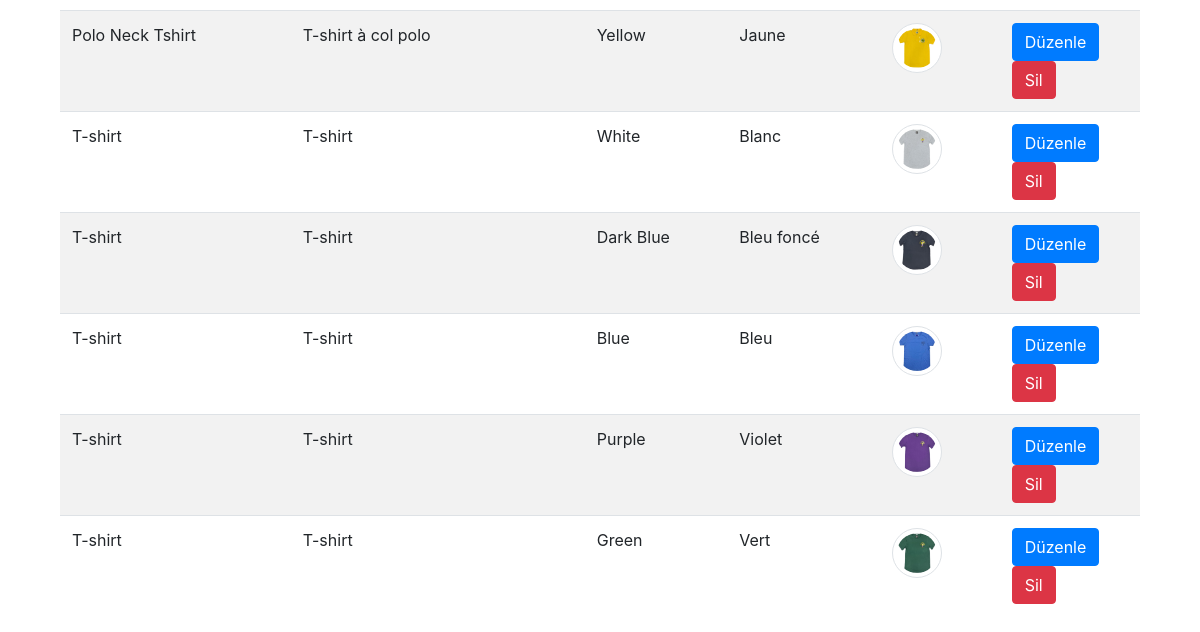
Page /admin-home/ (signed in, lower part) on the earlier database version.
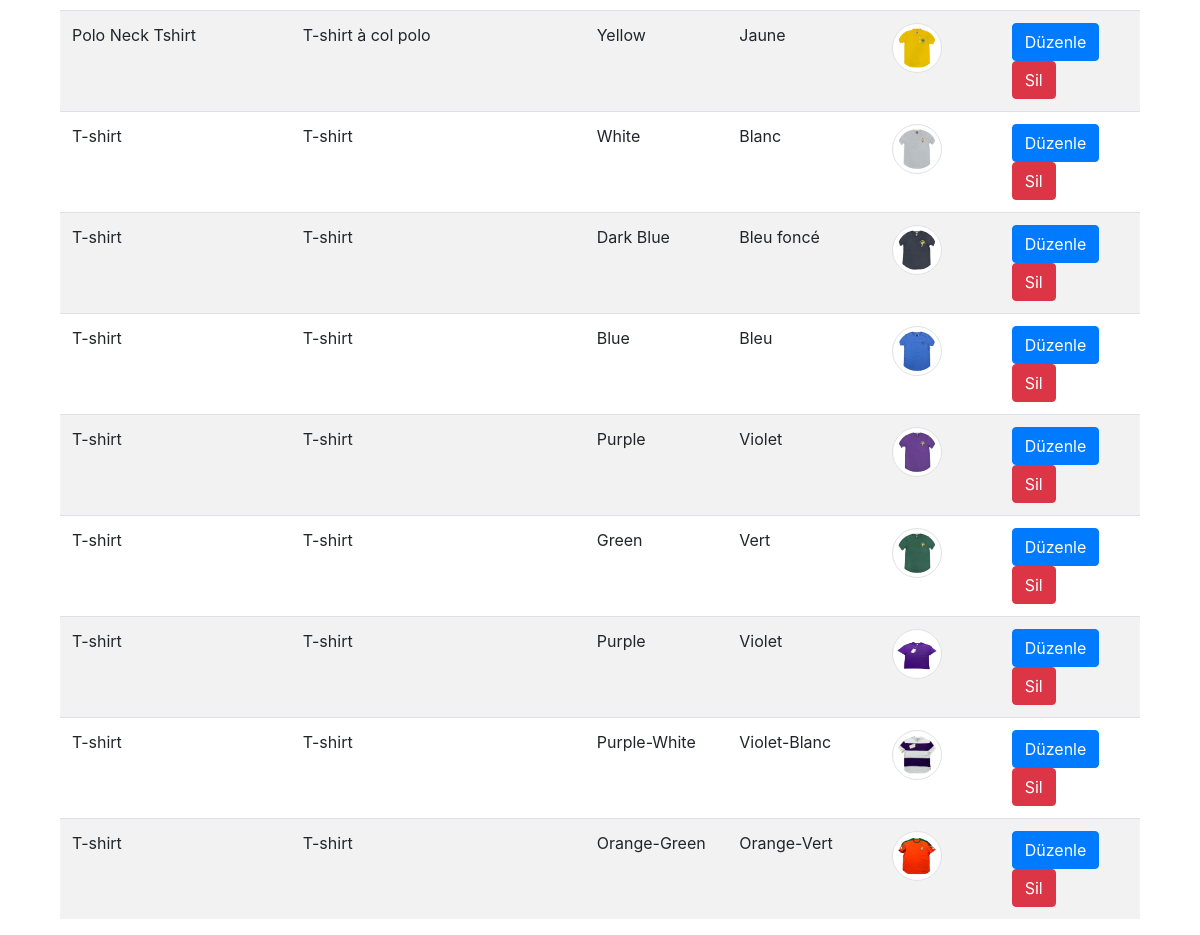
Same page on the later database version.
### astekstil_site/models.py (models this page shows)
class Product(models.Model):
    user_id = models.ForeignKey(get_user_model(), on_delete=models.CASCADE)
    english_product_name = models.CharField(max_length=100)
    french_product_name = models.CharField(max_length=100)
    english_product_color = models.CharField(max_length=100)
    french_product_color = models.CharField(max_length=100)
    product_image = models.ImageField(null=False, blank=False)

### astekstil_site/views.py (the view)
# urls.py: path('admin-home/', views.admin_home, name='admin_home'),
@login_required(login_url="login")
def admin_home(request):
    user_id = request.user.id
    products = Product.objects.filter(user_id=user_id)
    return render(request, 'admin_home.html', {'products':products})

### astekstil_site/templates/admin_home.html (shortened to what this page needs)
{% extends 'base.html' %}
{% load static %}
{% block content %}
    <div class="container mt-5">
        {% if products %}
            <table class="table table-striped table-responsive">
                <tbody>
                    {% for product in products %}
                        <tr>
                            <td>{{ product.english_product_name }}</td>
                            <td>{{ product.french_product_name }}</td>
                            <td>{{ product.english_product_color }}</td>
                            <td>{{ product.french_product_color }}</td>
                            <td><img src="{% static 'images/' %}{{ product.product_image }}" alt="{{ product.english_product_name }}"
                                class="img-thumbnail rounded-circle" style="width: 50px; height: 50px;"></td>
                            <td>
                                <a href="{% url 'edit_product' product.id %}" class="btn btn-primary">Düzenle</a>
                                <a href="{% url 'delete_product' product.id %}" class="btn btn-danger">Sil</a>
                            </td>
                        </tr>
                    {% endfor %}
                </tbody>
            </table>
        {% else %}
            <p>Ürün bulunamadı</p>
        {% endif %}
    </div>
{% endblock %}

### astekstil_site/templates/base.html (shortened to what this page needs)
<!doctype html>
<html lang="en">
  <head>
    <link rel="stylesheet" href="https://stackpath.bootstrapcdn.com/bootstrap/4.3.1/css/bootstrap.min.css">
  </head>
  <body>
      <br/>
      <div class ="container">
    {% block content %}
    {% endblock %}
      </div>
  </body>
</html>

Differences in the rows shown:
added Product: english_product_name "T-shirt", french_product_name "T-shirt", english_product_color "Purple", french_product_color "Violet", product_image (picture)
added Product: english_product_name "T-shirt", french_product_name "T-shirt", english_product_color "Purple-White", french_product_color "Violet-Blanc", product_image (picture)
added Product: english_product_name "T-shirt", french_product_name "T-shirt", english_product_color "Orange-Green", french_product_color "Orange-Vert", product_image (picture)
